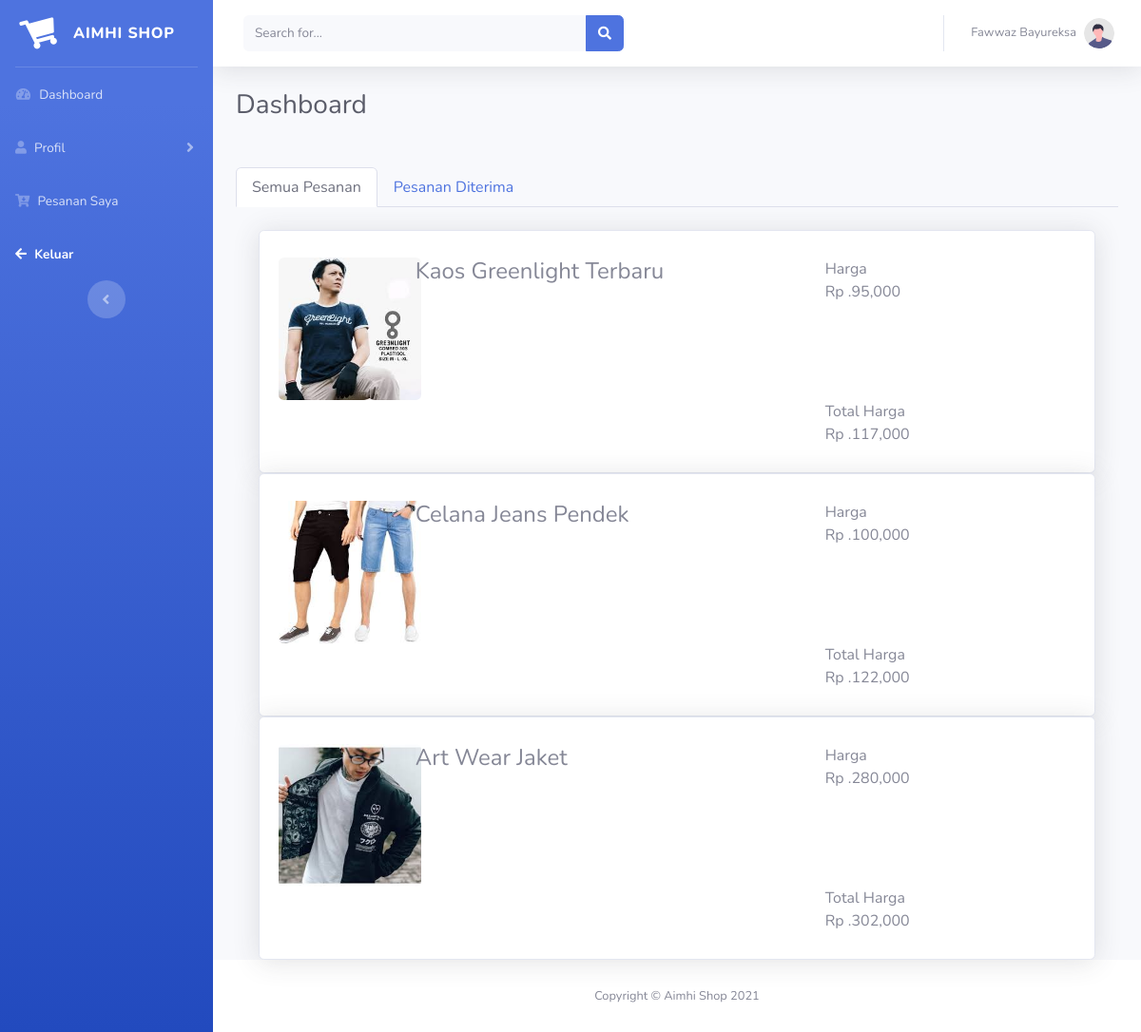
The page /konsumen/index.php?page=dashboard (signed in) on the database its author committed.
### tables this page shows
CREATE TABLE `pembelian` (
  `id_pembelian` int(11) NOT NULL,
  `id_pelanggan` int(11) NOT NULL,
  `id_kurir` int(6) NOT NULL,
  `tanggal_pembelian` date NOT NULL,
  `total_pembelian` int(11) NOT NULL,
  `alamat_lengkap` text NOT NULL,
  `status_pembelian` varchar(100) NOT NULL DEFAULT 'pending',
  `resi` varchar(30) NOT NULL
);

CREATE TABLE `barang` (
  `br_id` int(6) NOT NULL,
  `br_nm` varchar(50) NOT NULL,
  `br_item` int(4) NOT NULL,
  `br_hrg` int(10) NOT NULL,
  `br_stok` int(9) NOT NULL,
  `br_satuan` varchar(20) NOT NULL,
  `br_gbr` varchar(100) NOT NULL,
  `ket` varchar(250) NOT NULL
);

### konsumen/dashboard.php (the view, shortened to what this page needs)
<?php
require_once '../koneksi.php';
?>
<div class="d-sm-flex align-items-center justify-content-between mb-4">
    <h1 class="h3 mb-0 text-gray-800">Dashboard</h1>
</div>
<br>
<ul class="nav nav-tabs">
    <li class="nav-item">
        <a class="nav-link active" data-toggle="tab" href="#home">Semua Pesanan</a>
    </li>
    <li class="nav-item">
        <a class="nav-link" data-toggle="tab" href="#menu2">Pesanan Diterima</a>
    </li>
</ul>
<div class="tab-content">
    <div id="home" class="container tab-pane active"><br>
        <div class="row">
            <div class="col-sm-12">
                <?php
                $id = $_SESSION['user']['id_user'];
                $query = mysqli_query($koneksi, "SELECT * FROM pembelian JOIN user
                    ON pembelian.id_pelanggan=user.id_user JOIN pembelian_produk ON pembelian.id_pembelian=pembelian_produk.id_pembelian
                    JOIN barang ON pembelian_produk.id_produk=barang.br_id
                    WHERE user.id_user='$id'");
                while ($data = mysqli_fetch_assoc($query)) {;
                ?>
                    <div class="card shadow py-2">
                        <div class="card-body">
                            <div class="row">
                                <div class="col-sm-2">
                                    <img src="../gambar/<?= $data['br_gbr'] ?>" width="150px" class="rounded float-start" alt="">
                                </div>
                                <div class="col-sm-6">
                                    <h4><?= $data['br_nm'] ?></h4>
                                </div>
                                <div class="col-sm-4">
                                    <td>Harga</td><br>
                                    <td>Rp .<?= number_format($data['br_hrg']) ?></td>
                                </div>
                            </div>
                            <div class="row">
                                <div class="col-sm-8">
                                </div>
                                <div class="col-sm-4">
                                    <td>Total Harga</td><br>
                                    <td>Rp .<?= number_format($data['total_pembelian']) ?></td>
                                </div>
                            </div>
                        </div>
                    </div>
                <?php } ?>
            </div>
        </div>
    </div>
</div>

### konsumen/index.php (shortened to what this page needs)
<!DOCTYPE html>
<html lang="en">
<head>
    <link href="../admin/vendor/fontawesome-free/css/all.min.css" rel="stylesheet" type="text/css">
    <link href="../admin/css/sb-admin-2.min.css" rel="stylesheet">
    <link href="../admin/vendor/datatables/dataTables.bootstrap4.min.css" rel="stylesheet">
</head>
<body id="page-top">
    <div id="wrapper">
        <ul class="navbar-nav bg-gradient-primary sidebar sidebar-dark accordion" id="accordionSidebar">
            <a class="sidebar-brand d-flex align-items-center justify-content-center" href="../index.php">
                <div class="sidebar-brand-icon rotate-n-15">
                    <i class="fas fa-shopping-cart"></i>
                </div>
                <div class="sidebar-brand-text mx-3">Aimhi Shop<sup></sup></div>
            </a>
            <hr class="sidebar-divider my-0">
            <li class="nav-item">
                <a class="nav-link" href="index.php?page=dashboard">
                    <i class="fas fa-fw fa-tachometer-alt"></i>
                    <span>Dashboard</span></a>
            </li>
            <li class="nav-item">
                <a class="nav-link collapsed" href="#" data-toggle="collapse" data-target="#collapseTwo"
                    aria-expanded="true" aria-controls="collapseTwo">
                    <i class="fas fa-user"></i>
                    <span>Profil</span>
                </a>
            </li>
            <li class="nav-item">
                <a class="nav-link" href="index.php?page=laporan">
                    <i class="fas fa-cart-arrow-down"></i>
                    <span>Pesanan Saya</span></a>
            </li>
            <li class="nav-item active">
                <a class="nav-link" href="logout.php">
                    <i class="fas fa-arrow-left"></i>
                    <span>Keluar</span></a>
            </li>
            <div class="text-center d-none d-md-inline">
                <button class="rounded-circle border-0" id="sidebarToggle"></button>
            </div>
        </ul>
        <div id="content-wrapper" class="d-flex flex-column">
            <div id="content">
                <nav class="navbar navbar-expand navbar-light bg-white topbar mb-4 static-top shadow">
                    <form class="d-none d-sm-inline-block form-inline mr-auto ml-md-3 my-2 my-md-0 mw-100 navbar-search">
                        <div class="input-group">
                            <input type="text" class="form-control bg-light border-0 small" placeholder="Search for..." aria-label="Search" aria-describedby="basic-addon2">
                            <div class="input-group-append">
                                <button class="btn btn-primary" type="button">
                                    <i class="fas fa-search fa-sm"></i>
                                </button>
                            </div>
                        </div>
                    </form>
                    <ul class="navbar-nav ml-auto">
                        <li class="nav-item dropdown no-arrow">
                            <a class="nav-link dropdown-toggle" href="#" id="userDropdown" role="button" data-toggle="dropdown" aria-haspopup="true" aria-expanded="false">
                                <span class="mr-2 d-none d-lg-inline text-gray-600 small"><?=$_SESSION['user']['nama']?></span>
                                <img class="img-profile rounded-circle" src="../admin/img/undraw_profile.svg">
                            </a>
                        </li>
                    </ul>
                </nav>
                <div class="container-fluid">
                    <?php
                    if (isset($_GET['page'])) {
                        if ($_GET['page'] == 'produk') {
                            include 'produk.php';
                        } elseif ($_GET['page'] == 'konsumen') {
                            include 'konsumen.php';
                        } elseif ($_GET['page'] == 'detail-konsumen') {
                            include 'detailkonsumen.php';
                        } elseif ($_GET['page'] == 'dashboard') {
                            include 'dashboard.php';
                        }elseif ($_GET['page'] == 'profil') {
                            include 'profil.php';
                        }elseif ($_GET['page'] == 'bank') {
                            include 'bank.php';
                        }elseif ($_GET['page'] == 'password') {
                            include 'password.php';
                        }elseif ($_GET['page'] == 'laporan') {
                            include 'laporan.php';
                        }elseif ($_GET['page'] == 'pembayaran') {
                            include 'pembayaran.php';
                        }
                    }
                    ?>
                </div>
            </div>
            <footer class="sticky-footer bg-white">
                <div class="container my-auto">
                    <div class="copyright text-center my-auto">
                        <span>Copyright &copy; Aimhi Shop 2021</span>
                    </div>
                </div>
            </footer>
        </div>
    </div>
</body>
</html>

### rows shown on the page
pembelian: barang.br_gbr (picture), barang.br_nm "Kaos Greenlight Terbaru", barang.br_hrg "95,000", total_pembelian "117,000"
pembelian: barang.br_gbr (picture), barang.br_nm "Celana Jeans Pendek", barang.br_hrg "100,000", total_pembelian "122,000"
pembelian: barang.br_gbr (picture), barang.br_nm "Art Wear Jaket", barang.br_hrg "280,000", total_pembelian "302,000"

### other values the page prints
$_SESSION['user']['nama'] "Fawwaz Bayureksa"
